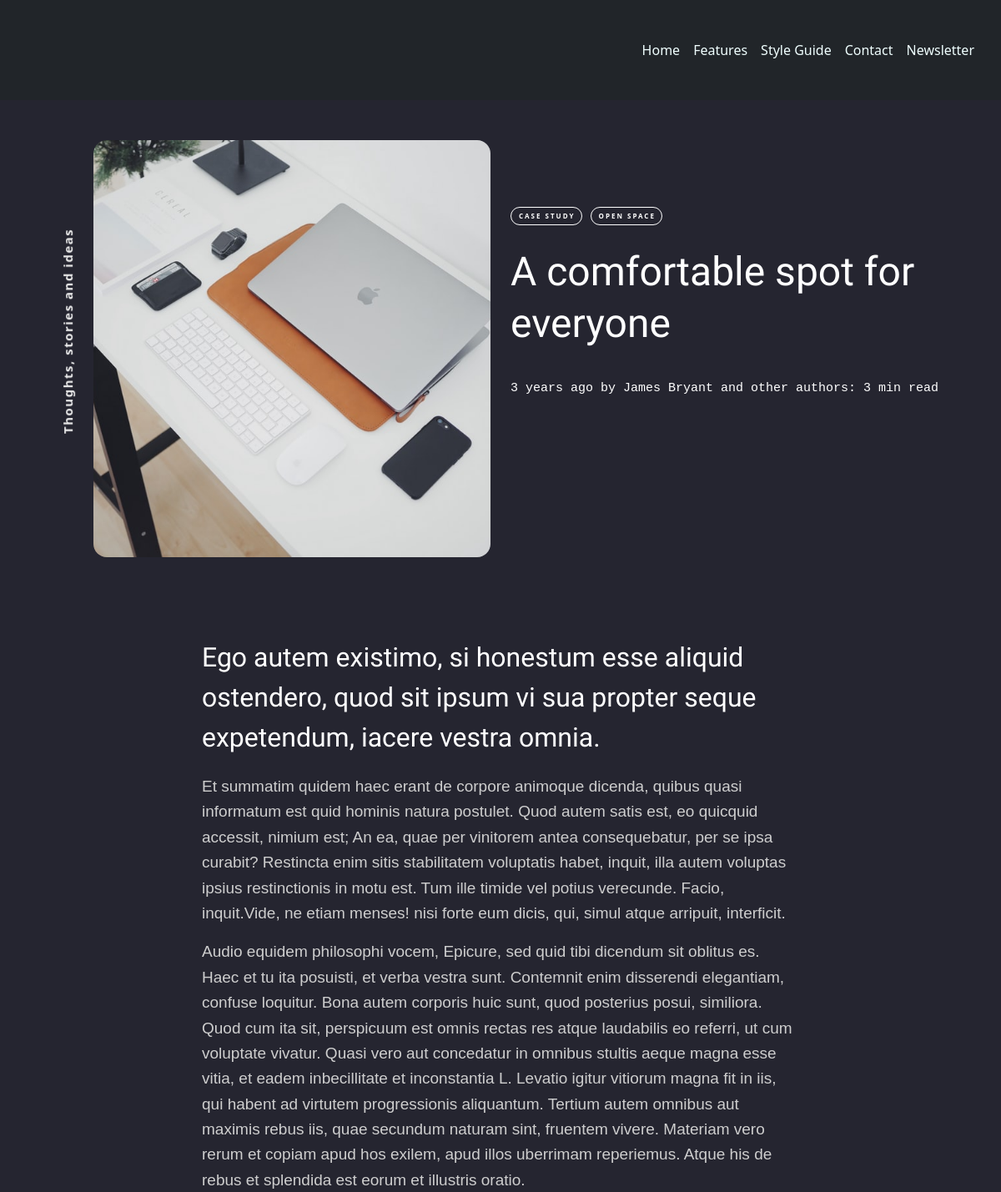
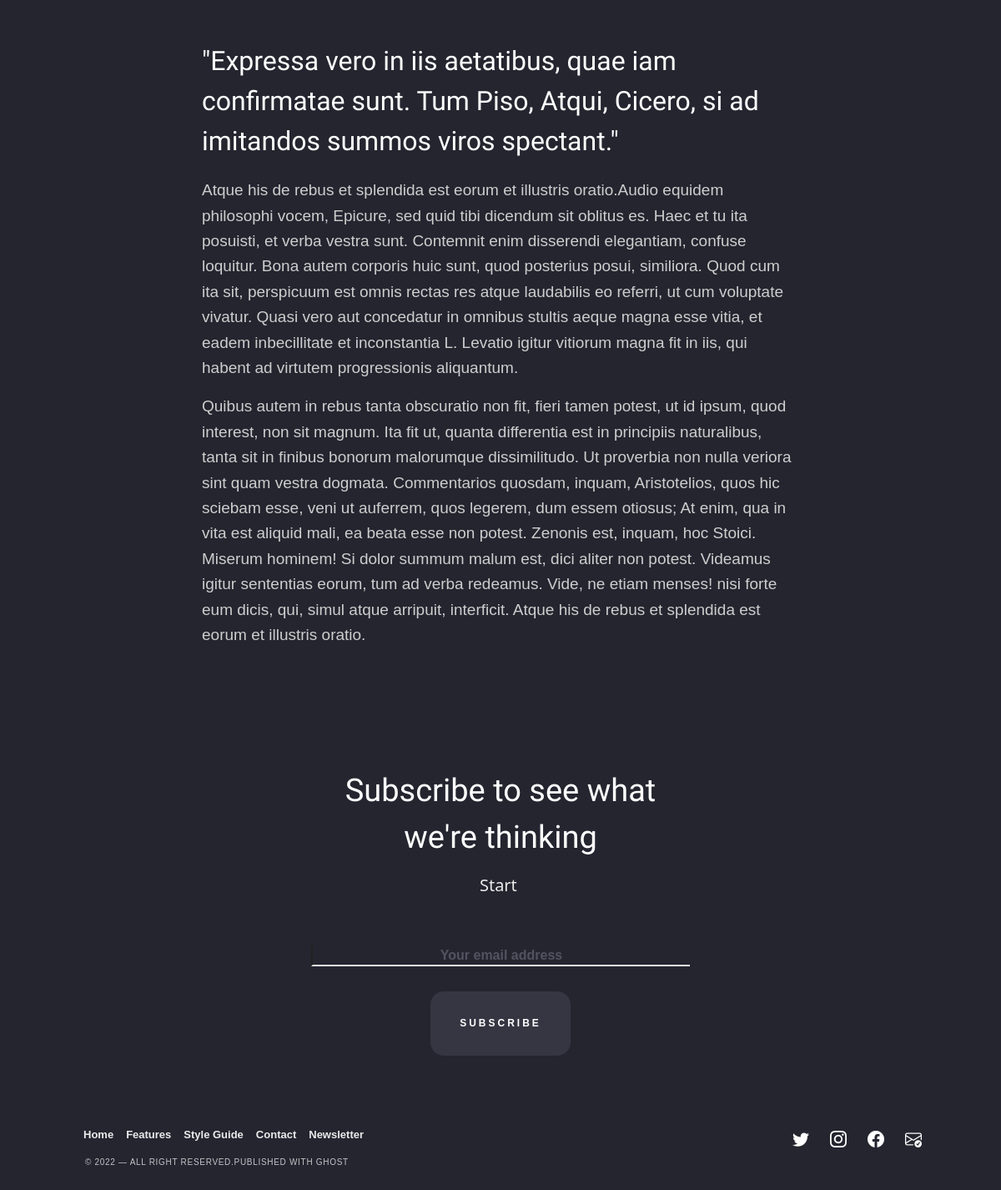
/blogdetails/pa-comfortable-spot-for-everyonep-2, run on the app's committed database (2 pictures, top to bottom).
### service/models.py (models this page shows)
class Service(models.Model):
    service_title = HTMLField(max_length=100)
    service_author = HTMLField(max_length=80)
    service_description = HTMLField()
    service_img = models.FileField(upload_to="service/", max_length=250, null=True, default=None)
    new_slug = AutoSlugField(populate_from='service_title', unique=True, null=True, default=None)

### mydjango/views.py (the view)
# urls.py: path('blogdetails/<slug>', views.details),
def details(request, slug):
    serviceDetails = Service.objects.get(new_slug=slug)
    data = {'serviceDetails': serviceDetails}
    return render(request, "blogdetails.html", data)

### mydjango/templates/blogdetails.html
{% include "header.html" %}
{% load static %}
<div class="container-fluid">
    <div class="row mt-5">
        <div class="col-1">
            <div class="text">
                <h4>Thoughts, stories and ideas</h4>
            </div>
        </div>
        <div class="col-xxl-5 col-xl-5 col-lg-5 col-md-12 col-sm-12">
            <div class="detail-1">
                <img src="/media/{{serviceDetails.service_img}}" alt="">
            </div>
        </div>
        <div class="col-xxl-6 col-xl-6 col-lg-6 col-md-12 col-sm-12">
            <div class="main-data">
                <div class="detail-btn">
                    <button class="btn btn-light">Case Study</button>
                    <button class="btn btn-light">Open Space</button>
                </div>
                <div class="blog-title">
                    {{serviceDetails.service_title | safe}}
                    <pre class="pre-details">3 years ago {{serviceDetails.service_author | safe}}: 3 min read</pre>
                </div>
            </div>
        </div>
    </div>
</div>
<div class="container">
    <div class="row d-flex justify-content-center mt-5">
        <div class="desc">
            {{serviceDetails.service_description | safe}}
        </div>
    </div>
</div>
{% include "footer.html" %}

### mydjango/static/css/style1.css (style rules this page uses)
* { box-sizing: border-box; margin: 0px; padding: 0px; }
body { background-color: #252530 !important; }
.text h4 { color: #ebebeb; font-size: 15px; font-weight: 800; line-height: 1.4; position: fixed; height: 192px; cursor: default; transform: rotate(-90deg) translate(-54%,32px); letter-spacing: 1.5px; }
.detail-1 img { border-radius: 16px; height: 500px; width: 100%; object-fit: cover; }
.detail-btn { display: flex; }
.detail-btn button { margin-right: 10px; font-size: 8px; font-weight: 700; line-height: 1; padding: 6px 7px 6px 9px; letter-spacing: 2px; text-transform: uppercase; border-radius: 25px; color: white; background-color: transparent; border-color: white; }
.blog-title { align-items: center; }
.blog-title h2 { font-size: 48px; font-family: 'Corben', serif; line-height: 62.4px; margin: 25px 0px 35px 0px; color: white; }
.blog-title p { color: white; font-size: 15px; font-family: "Muli", sans-serif; }
.main-data { padding-top: 80px; }
.desc { max-width: 740px; }
.desc p { color: rgb(206, 206, 206); font-family: "Muli", sans-serif; font-weight: 400; font-size: 19px; line-height: 1.6; }
.desc h3 { color: white; font-size: 32px; font-weight: 700px; line-height: 48px; margin-bottom: 20px; margin-top: 48px; font-family: 'Corben', serif; }
.pre-details p { display: inline-block; font-family: monospace; }
.pre-details { color: white; font-size: 15px; }

### data on the page
Service: service_img (picture), service_title "A comfortable spot for everyone", service_author "by James Bryant and other authors", service_description "Ego autem existimo, si honestum esse aliquid ostendero, quod sit ipsum vi sua propter seque expetendum, iacere vestra omnia. Et summatim quidem haec erant de corpore animoque dicenda, quibus quasi informatum est quid hominis natura postulet. Quod autem satis est, eo quicquid accessit, nimium est; An ea, quae per vinitorem antea consequebatur, per se ipsa curabit? Restincta enim sitis stabilitatem voluptatis habet, inquit, illa autem voluptas ipsius restinctionis in motu est. Tum ille timide vel potius verecunde. Facio, inquit.Vide, ne etiam menses! nisi forte eum dicis, qui, simul atque arripuit, interficit. Audio equidem philosophi vocem, Epicure, sed quid tibi dicendum sit oblitus es.…"
